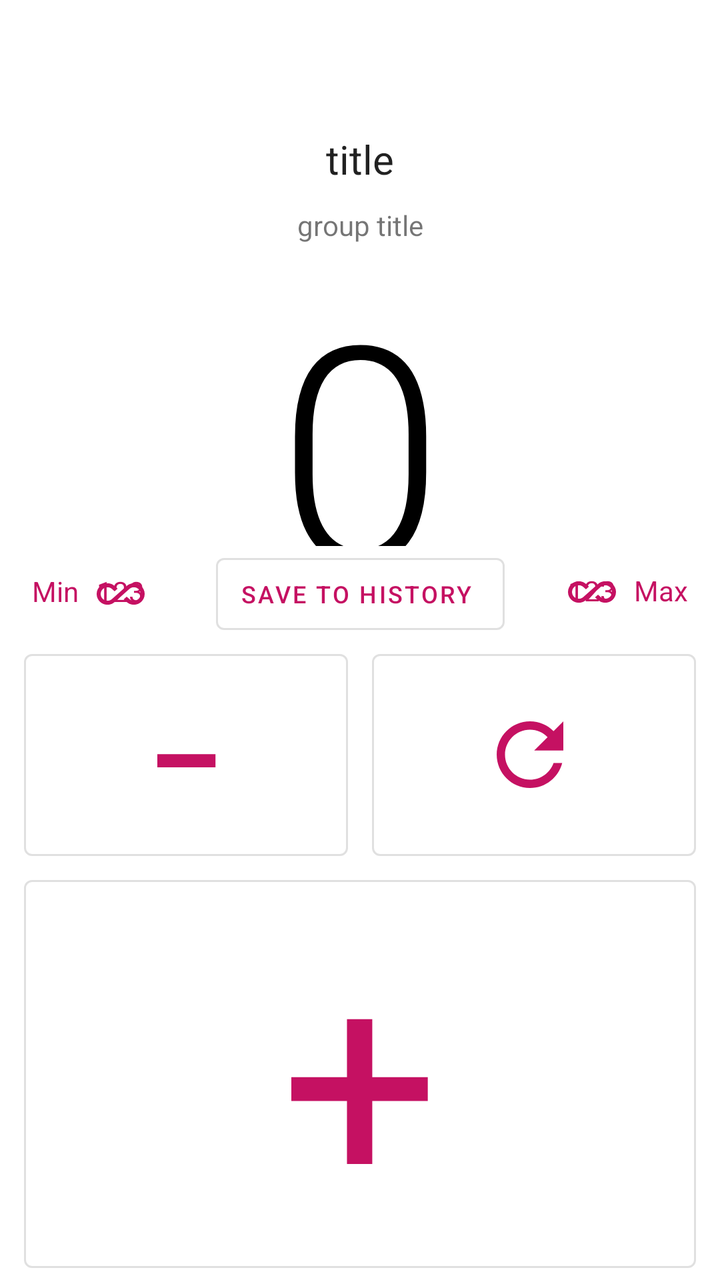
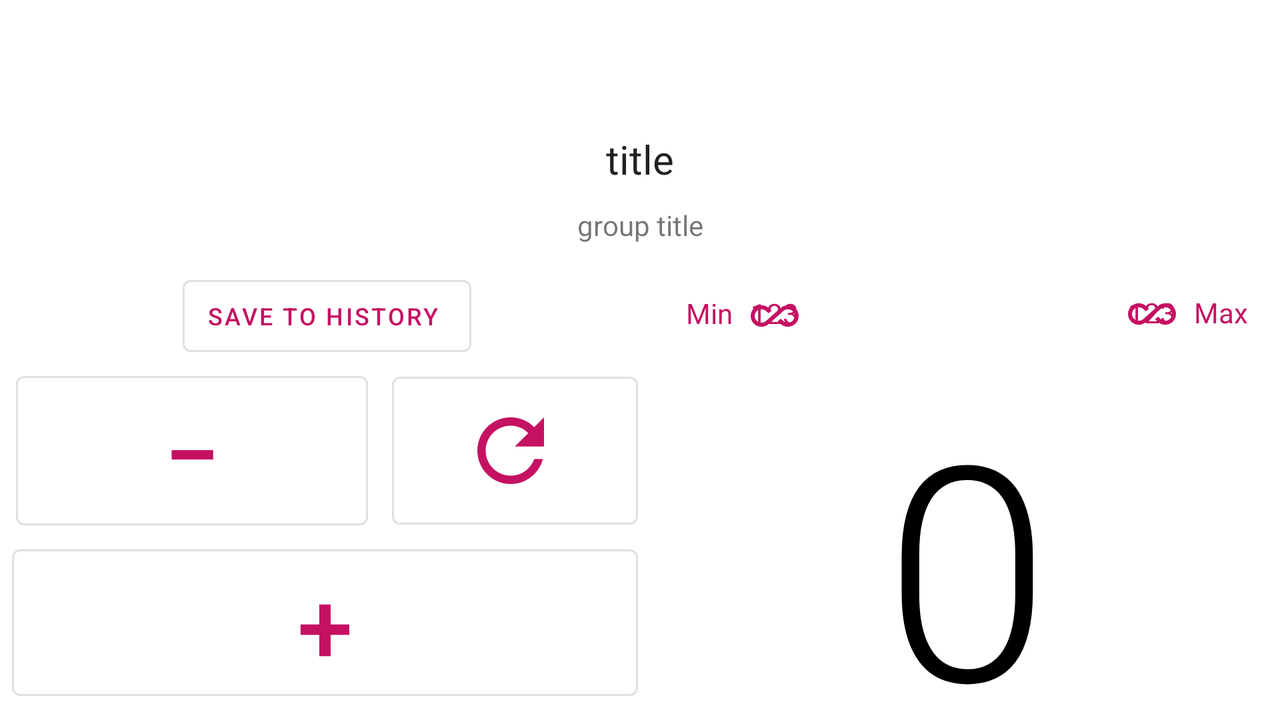

The same Android screen from two of the app's own layout files: first res/layout/ as a phone draws it, then the repository's variant for another configuration, drawn on a device whose configuration selects that folder. Both files follow.
<!-- AndroidManifest.xml: application theme AppTheme -->
<!-- res/layout/fragment_counter_left_hand.xml -->
<?xml version="1.0" encoding="utf-8"?>
<androidx.constraintlayout.widget.ConstraintLayout xmlns:android="http://schemas.android.com/apk/res/android"
    xmlns:app="http://schemas.android.com/apk/res-auto"
    xmlns:tools="http://schemas.android.com/tools"
    android:id="@+id/counterLayout"
    android:layout_width="match_parent"
    android:layout_height="match_parent"
    android:orientation="vertical"
    tools:context="com.vimalcvs.counter.Fragments.CounterFragment">

    <androidx.appcompat.widget.Toolbar
        android:id="@+id/counterActivity_toolbar"
        android:layout_width="match_parent"
        android:layout_height="wrap_content"
        android:background="?android:colorBackground"
        app:layout_constraintEnd_toEndOf="parent"
        app:layout_constraintStart_toStartOf="parent"
        app:layout_constraintTop_toTopOf="parent"/>

    <com.google.android.material.textview.MaterialTextView
        android:id="@+id/counterTitle"
        android:layout_width="match_parent"
        android:layout_height="wrap_content"
        android:ellipsize="end"
        android:gravity="center"
        android:maxLines="1"
        android:padding="10dp"
        android:textAppearance="@style/TextAppearance.AppCompat.Headline"
        android:textSize="20sp"
        app:layout_constraintEnd_toEndOf="parent"
        app:layout_constraintStart_toStartOf="parent"
        app:layout_constraintTop_toBottomOf="@+id/counterActivity_toolbar"
        tools:text="title" />


    <com.google.android.material.textview.MaterialTextView
        android:id="@+id/groupTitle"
        android:layout_width="match_parent"
        android:layout_height="wrap_content"
        android:gravity="center"
        app:layout_constraintEnd_toEndOf="parent"
        app:layout_constraintStart_toStartOf="parent"
        app:layout_constraintTop_toBottomOf="@+id/counterTitle"
        tools:text="group title" />

    <androidx.constraintlayout.widget.ConstraintLayout
        android:id="@+id/constraintLayout2"
        android:layout_width="match_parent"
        android:layout_height="wrap_content"
        android:orientation="horizontal"
        app:layout_constraintBottom_toTopOf="@+id/reset_value"
        app:layout_constraintEnd_toEndOf="parent"
        app:layout_constraintStart_toStartOf="parent">

        <TextView
            android:id="@+id/textView4"
            android:layout_width="wrap_content"
            android:layout_height="wrap_content"
            android:layout_marginStart="16dp"
            android:layout_marginTop="13dp"
            android:layout_marginBottom="16dp"
            android:text="@string/min"
            android:textColor="?colorAccent"
            app:layout_constraintBottom_toBottomOf="parent"
            app:layout_constraintStart_toStartOf="parent"
            app:layout_constraintTop_toTopOf="parent" />

        <androidx.appcompat.widget.AppCompatImageView
            android:id="@+id/iconAllInclusiveMin"
            android:layout_width="wrap_content"
            android:layout_height="wrap_content"
            android:layout_marginStart="9dp"
            android:layout_marginTop="12dp"
            android:layout_marginBottom="12dp"
            android:src="@drawable/ic_all_inclusive"
            app:layout_constraintBottom_toBottomOf="parent"
            app:layout_constraintStart_toEndOf="@+id/textView4"
            app:layout_constraintTop_toTopOf="parent" />

        <com.google.android.material.button.MaterialButton
            android:id="@+id/saveToHistoryButton"
            style="@style/Widget.MaterialComponents.Button.OutlinedButton.Icon"
            android:layout_width="wrap_content"
            android:layout_height="wrap_content"
            android:text="@string/saveToHistory"
            android:textSize="12sp"
            app:layout_constraintBottom_toBottomOf="parent"
            app:layout_constraintEnd_toEndOf="parent"
            app:layout_constraintStart_toStartOf="parent" />

        <com.google.android.material.textview.MaterialTextView
            android:id="@+id/textView"
            android:layout_width="wrap_content"
            android:layout_height="wrap_content"
            android:layout_marginTop="12dp"
            android:layout_marginEnd="16dp"
            android:layout_marginBottom="16dp"
            android:text="@string/max"
            android:textColor="?colorAccent"
            app:layout_constraintBottom_toBottomOf="parent"
            app:layout_constraintEnd_toEndOf="parent"
            app:layout_constraintTop_toTopOf="parent" />

        <androidx.appcompat.widget.AppCompatImageView
            android:id="@+id/iconAllInclusiveMax"
            android:layout_width="wrap_content"
            android:layout_height="wrap_content"
            android:layout_marginTop="11dp"
            android:layout_marginEnd="9dp"
            android:layout_marginBottom="13dp"
            android:src="@drawable/ic_all_inclusive"
            app:layout_constraintBottom_toBottomOf="parent"
            app:layout_constraintEnd_toStartOf="@+id/textView"
            app:layout_constraintTop_toTopOf="parent" />

        <com.google.android.material.textview.MaterialTextView
            android:id="@+id/minValue"
            android:layout_width="0dp"
            android:layout_height="wrap_content"
            android:layout_marginStart="9dp"
            android:ellipsize="end"
            android:gravity="start"
            android:singleLine="true"
            android:textColor="?colorAccent"
            android:visibility="gone"
            app:layout_constraintBottom_toBottomOf="@+id/textView4"
            app:layout_constraintEnd_toStartOf="@+id/saveToHistoryButton"
            app:layout_constraintStart_toEndOf="@+id/textView4"
            tools:text="123"
            tools:visibility="visible" />

        <com.google.android.material.textview.MaterialTextView
            android:id="@+id/maxValue"
            android:layout_width="0dp"
            android:layout_height="wrap_content"
            android:layout_marginEnd="9dp"
            android:ellipsize="end"
            android:gravity="end"
            android:singleLine="true"
            android:textColor="?colorAccent"
            android:visibility="gone"
            app:layout_constraintBottom_toBottomOf="@+id/textView"
            app:layout_constraintEnd_toStartOf="@+id/textView"
            app:layout_constraintStart_toEndOf="@+id/saveToHistoryButton"
            tools:text="123"
            tools:visibility="visible" />

    </androidx.constraintlayout.widget.ConstraintLayout>

    <com.google.android.material.button.MaterialButton
        android:id="@+id/reset_value"
        style="@style/Widget.MaterialComponents.Button.OutlinedButton"
        android:layout_width="0dp"
        android:layout_height="0dp"
        android:layout_marginStart="6dp"
        android:layout_marginEnd="12dp"
        app:icon="@drawable/ic_refresh"
        app:iconGravity="textStart"
        app:layout_constraintBottom_toTopOf="@+id/inc_value"
        app:layout_constraintEnd_toEndOf="parent"
        app:layout_constraintStart_toEndOf="@+id/dec_value"
        app:layout_constraintTop_toTopOf="@+id/dec_value" />

    <com.google.android.material.button.MaterialButton
        android:id="@+id/dec_value"
        style="@style/Widget.MaterialComponents.Button.OutlinedButton"
        android:layout_width="0dp"
        android:layout_height="wrap_content"
        android:layout_marginStart="12dp"
        android:layout_marginEnd="6dp"
        android:clickable="true"
        android:focusable="true"
        android:text="−"
        android:textAppearance="@style/TextAppearance.AppCompat.Body2"
        android:textColor="?colorAccent"
        android:textSize="70sp"
        app:layout_constraintBottom_toTopOf="@+id/inc_value"
        app:layout_constraintEnd_toStartOf="@+id/reset_value"
        app:layout_constraintStart_toStartOf="parent" />

    <com.google.android.material.button.MaterialButton
        android:id="@+id/inc_value"
        style="@style/Widget.MaterialComponents.Button.OutlinedButton"
        android:layout_width="match_parent"
        android:layout_height="wrap_content"
        android:layout_marginStart="12dp"
        android:layout_marginEnd="12dp"
        android:clickable="true"
        android:focusable="true"
        android:gravity="center"
        android:hapticFeedbackEnabled="true"
        android:soundEffectsEnabled="true"
        android:text="+"
        android:textAppearance="@style/TextAppearance.AppCompat.Headline"
        android:textColor="?colorAccent"
        android:textSize="140sp"
        app:layout_constraintBottom_toBottomOf="parent"
        app:layout_constraintEnd_toEndOf="parent"
        app:layout_constraintStart_toStartOf="parent" />

    <TextView
        android:id="@+id/value"
        android:layout_width="match_parent"
        android:layout_height="0dp"
        android:layout_weight="1"
        android:gravity="center"
        android:textAppearance="@style/TextAppearance.MaterialComponents.Headline2"
        android:textColor="@color/counterValueColor"
        app:layout_constraintBottom_toTopOf="@+id/constraintLayout2"
        app:layout_constraintEnd_toEndOf="parent"
        app:layout_constraintStart_toStartOf="parent"
        app:layout_constraintTop_toBottomOf="@+id/groupTitle"
        tools:text="0"
        tools:textSize="150sp" />

</androidx.constraintlayout.widget.ConstraintLayout>
<!-- resources referenced by this layout -->
<resources>
  <color name="counterValueColor">#000000</color>
  <!-- drawable ic_all_inclusive (drawable) -->
  <vector xmlns:android="http://schemas.android.com/apk/res/android"
      android:width="24dp"
      android:height="24dp"
      android:viewportWidth="24"
      android:viewportHeight="24">
    <path
        android:fillColor="?colorAccent"
        android:pathData="M18.6,6.62c-1.44,0 -2.8,0.56 -3.77,1.53L7.8,14.39c-0.64,0.64 -1.49,0.99 -2.4,0.99 -1.87,0 -3.39,-1.51 -3.39,-3.38S3.53,8.62 5.4,8.62c0.91,0 1.76,0.35 2.44,1.03l1.13,1 1.51,-1.34L9.22,8.2C8.2,7.18 6.84,6.62 5.4,6.62 2.42,6.62 0,9.04 0,12s2.42,5.38 5.4,5.38c1.44,0 2.8,-0.56 3.77,-1.53L13.51,12l2.69,-2.39c0.64,-0.64 1.49,-0.99 2.4,-0.99 1.87,0 3.39,1.51 3.39,3.38s-1.52,3.38 -3.39,3.38c-0.9,0 -1.76,-0.35 -2.44,-1.03l-1.14,-1.01 -1.51,1.34 1.27,1.12c1.02,1.01 2.37,1.57 3.82,1.57 2.98,0 5.4,-2.41 5.4,-5.38s-2.42,-5.37 -5.4,-5.37z"/>
  </vector>
  <!-- drawable ic_refresh (drawable) -->
  <vector xmlns:android="http://schemas.android.com/apk/res/android"
          android:width="50dp"
          android:height="50dp"
          android:viewportWidth="24.0"
          android:viewportHeight="24.0">
      <path
          android:fillColor="?colorAccent"
          android:pathData="M17.65,6.35C16.2,4.9 14.21,4 12,4c-4.42,0 -7.99,3.58 -7.99,8s3.57,8 7.99,8c3.73,0 6.84,-2.55 7.73,-6h-2.08c-0.82,2.33 -3.04,4 -5.65,4 -3.31,0 -6,-2.69 -6,-6s2.69,-6 6,-6c1.66,0 3.14,0.69 4.22,1.78L13,11h7V4l-2.35,2.35z"/>
  </vector>
  <string name="max">Max</string>
  <string name="min">Min</string>
  <string name="saveToHistory">Save to history</string>
  <style name="AppTheme" parent="Theme.MaterialComponents.DayNight.NoActionBar">
          
          <item name="colorPrimary">@color/colorPrimary</item>
          <item name="colorPrimaryDark">@color/colorPrimaryDark</item>
          <item name="colorAccent">@color/colorAccent</item>
          <item name="android:textColorSecondary">@color/colorPrimary</item>
          <item name="android:statusBarColor" tools:ignore="NewApi">?colorSurface</item>
          <item name="android:windowLightStatusBar" tools:ignore="NewApi">?colorSurface</item>
      </style>
  <color name="colorPrimary">#FFC51162</color>
  <color name="colorPrimaryDark">#66FF7AB6</color>
  <color name="colorAccent">#FFC51162</color>
</resources>
<!-- res/layout-land/fragment_counter_left_hand.xml (the repository's variant of the layout above) -->
<!-- drawn on the phone turned sideways -->
<?xml version="1.0" encoding="utf-8"?>
<androidx.constraintlayout.widget.ConstraintLayout xmlns:android="http://schemas.android.com/apk/res/android"
    xmlns:app="http://schemas.android.com/apk/res-auto"
    xmlns:tools="http://schemas.android.com/tools"
    android:id="@+id/counterLayout"
    android:layout_width="match_parent"
    android:layout_height="match_parent"
    android:orientation="vertical"
    tools:context="com.vimalcvs.counter.Fragments.CounterFragment">


    <androidx.appcompat.widget.Toolbar
        android:id="@+id/counterActivity_toolbar"
        android:layout_width="match_parent"
        android:layout_height="56dp"
        android:background="?android:colorBackground"
        app:layout_constraintEnd_toEndOf="parent"
        app:layout_constraintStart_toStartOf="parent"
        app:layout_constraintTop_toTopOf="parent" />

    <com.google.android.material.textview.MaterialTextView
        android:id="@+id/counterTitle"
        android:layout_width="match_parent"
        android:layout_height="wrap_content"
        android:ellipsize="end"
        android:gravity="center"
        android:maxLines="1"
        android:padding="10dp"
        android:textAppearance="@style/TextAppearance.AppCompat.Headline"
        android:textSize="20sp"
        app:layout_constraintEnd_toEndOf="parent"
        app:layout_constraintStart_toStartOf="parent"
        app:layout_constraintTop_toBottomOf="@+id/counterActivity_toolbar"
        tools:text="title" />

    <com.google.android.material.textview.MaterialTextView
        android:id="@+id/value"
        android:layout_width="0dp"
        android:layout_height="0dp"
        android:layout_weight="1"
        android:gravity="center"
        android:textAppearance="@style/TextAppearance.MaterialComponents.Headline2"
        android:textColor="@color/counterValueColor"
        android:textSize="150sp"
        app:layout_constraintBottom_toBottomOf="parent"
        app:layout_constraintEnd_toEndOf="parent"
        app:layout_constraintHorizontal_bias="0.5"
        app:layout_constraintStart_toEndOf="@+id/inc_value"
        app:layout_constraintTop_toBottomOf="@+id/constraintLayout"
        tools:text="0" />

    <androidx.constraintlayout.widget.ConstraintLayout
        android:id="@+id/constraintLayout"
        android:layout_width="0dp"
        android:layout_height="wrap_content"
        android:layout_marginTop="12dp"
        android:orientation="horizontal"
        app:layout_constraintEnd_toEndOf="parent"
        app:layout_constraintStart_toStartOf="@+id/value"
        app:layout_constraintTop_toBottomOf="@+id/groupTitle">

        <com.google.android.material.textview.MaterialTextView
            android:id="@+id/textView4"
            android:layout_width="wrap_content"
            android:layout_height="wrap_content"
            android:layout_marginStart="16dp"
            android:layout_marginTop="13dp"
            android:layout_marginBottom="16dp"
            android:textColor="?colorAccent"
            app:layout_constraintBottom_toBottomOf="parent"
            app:layout_constraintStart_toStartOf="parent"
            app:layout_constraintTop_toTopOf="parent"
            android:text="Min" />

        <androidx.appcompat.widget.AppCompatImageView
            android:id="@+id/iconAllInclusiveMin"
            android:layout_width="wrap_content"
            android:layout_height="wrap_content"
            android:layout_marginStart="9dp"
            android:layout_marginTop="12dp"
            android:layout_marginBottom="12dp"
            android:src="@drawable/ic_all_inclusive"
            app:layout_constraintBottom_toBottomOf="parent"
            app:layout_constraintStart_toEndOf="@+id/textView4"
            app:layout_constraintTop_toTopOf="parent" />

        <com.google.android.material.textview.MaterialTextView
            android:id="@+id/textView"
            android:layout_width="wrap_content"
            android:layout_height="wrap_content"
            android:layout_marginTop="12dp"
            android:layout_marginEnd="16dp"
            android:layout_marginBottom="16dp"
            android:textColor="?colorAccent"
            app:layout_constraintBottom_toBottomOf="parent"
            app:layout_constraintEnd_toEndOf="parent"
            app:layout_constraintTop_toTopOf="parent"
            android:text="Max" />

        <androidx.appcompat.widget.AppCompatImageView
            android:id="@+id/iconAllInclusiveMax"
            android:layout_width="wrap_content"
            android:layout_height="wrap_content"
            android:layout_marginTop="11dp"
            android:layout_marginEnd="9dp"
            android:layout_marginBottom="13dp"
            android:src="@drawable/ic_all_inclusive"
            app:layout_constraintBottom_toBottomOf="parent"
            app:layout_constraintEnd_toStartOf="@+id/textView"
            app:layout_constraintTop_toTopOf="parent" />

        <com.google.android.material.textview.MaterialTextView
            android:id="@+id/minValue"
            android:layout_width="0dp"
            android:layout_height="wrap_content"
            android:layout_marginStart="9dp"
            android:ellipsize="end"
            android:gravity="start"
            android:singleLine="true"
            android:textColor="?colorAccent"
            android:visibility="gone"
            app:layout_constraintBottom_toBottomOf="@+id/textView4"
            app:layout_constraintStart_toEndOf="@+id/textView4"
            tools:text="123"
            tools:visibility="visible" />

        <com.google.android.material.textview.MaterialTextView
            android:id="@+id/maxValue"
            android:layout_width="0dp"
            android:layout_height="wrap_content"
            android:layout_marginEnd="9dp"
            android:ellipsize="end"
            android:gravity="end"
            android:singleLine="true"
            android:textColor="?colorAccent"
            android:visibility="gone"
            app:layout_constraintBottom_toBottomOf="@+id/textView"
            app:layout_constraintEnd_toStartOf="@+id/textView"
            tools:text="123"
            tools:visibility="visible" />

    </androidx.constraintlayout.widget.ConstraintLayout>

    <com.google.android.material.button.MaterialButton
        android:id="@+id/reset_value"
        style="@style/Widget.MaterialComponents.Button.OutlinedButton"
        android:layout_width="0dp"
        android:layout_height="86dp"
        android:layout_marginStart="6dp"
        android:layout_marginEnd="8dp"
        app:icon="@drawable/ic_refresh"
        app:iconGravity="textStart"
        app:layout_constraintBottom_toTopOf="@+id/inc_value"
        app:layout_constraintEnd_toStartOf="@+id/value"
        app:layout_constraintHorizontal_bias="0.5"
        app:layout_constraintStart_toEndOf="@+id/dec_value"
        app:layout_constraintTop_toBottomOf="@+id/saveToHistoryButton" />

    <com.google.android.material.button.MaterialButton
        android:id="@+id/dec_value"
        style="@style/Widget.MaterialComponents.Button.OutlinedButton"
        android:layout_width="176dp"
        android:layout_height="wrap_content"
        android:layout_marginStart="8dp"
        android:layout_marginEnd="6dp"
        android:gravity="center"
        android:text="−"
        android:textAppearance="@style/TextAppearance.AppCompat.Body2"
        android:textColor="?colorAccent"
        android:textSize="50sp"
        app:layout_constraintEnd_toStartOf="@+id/reset_value"
        app:layout_constraintHorizontal_bias="0.5"
        app:layout_constraintStart_toStartOf="parent"
        app:layout_constraintTop_toBottomOf="@+id/saveToHistoryButton" />

    <com.google.android.material.button.MaterialButton
        android:id="@+id/inc_value"
        style="@style/Widget.MaterialComponents.Button.OutlinedButton"
        android:layout_width="0dp"
        android:layout_height="0dp"
        android:layout_marginStart="6dp"
        android:layout_marginEnd="8dp"
        android:layout_marginBottom="6dp"
        android:gravity="center"
        android:text="+"
        android:textColor="?colorAccent"
        android:textSize="50sp"
        app:layout_constraintBottom_toBottomOf="parent"
        app:layout_constraintEnd_toStartOf="@+id/value"
        app:layout_constraintHorizontal_bias="0.5"
        app:layout_constraintStart_toStartOf="parent"
        app:layout_constraintTop_toBottomOf="@+id/dec_value" />

    <com.google.android.material.textview.MaterialTextView
        android:id="@+id/groupTitle"
        android:layout_width="match_parent"
        android:layout_height="wrap_content"
        android:gravity="center"
        app:layout_constraintEnd_toEndOf="parent"
        app:layout_constraintStart_toStartOf="parent"
        app:layout_constraintTop_toBottomOf="@+id/counterTitle"
        tools:text="group title" />

    <com.google.android.material.button.MaterialButton
        android:id="@+id/saveToHistoryButton"
        style="@style/Widget.MaterialComponents.Button.OutlinedButton.Icon"
        android:layout_width="wrap_content"
        android:layout_height="wrap_content"
        android:text="@string/saveToHistory"
        android:textSize="12sp"
        app:layout_constraintBottom_toTopOf="@+id/value"
        app:layout_constraintEnd_toStartOf="@+id/constraintLayout"
        app:layout_constraintStart_toStartOf="parent"
        app:layout_constraintTop_toTopOf="@+id/constraintLayout" />

</androidx.constraintlayout.widget.ConstraintLayout>
<!-- resources referenced by the variant -->
<!-- as the phone turned sideways resolves them -->
<resources>
  <color name="counterValueColor">#000000</color>
  <!-- drawable ic_all_inclusive (drawable) -->
  <vector xmlns:android="http://schemas.android.com/apk/res/android"
      android:width="24dp"
      android:height="24dp"
      android:viewportWidth="24"
      android:viewportHeight="24">
    <path
        android:fillColor="?colorAccent"
        android:pathData="M18.6,6.62c-1.44,0 -2.8,0.56 -3.77,1.53L7.8,14.39c-0.64,0.64 -1.49,0.99 -2.4,0.99 -1.87,0 -3.39,-1.51 -3.39,-3.38S3.53,8.62 5.4,8.62c0.91,0 1.76,0.35 2.44,1.03l1.13,1 1.51,-1.34L9.22,8.2C8.2,7.18 6.84,6.62 5.4,6.62 2.42,6.62 0,9.04 0,12s2.42,5.38 5.4,5.38c1.44,0 2.8,-0.56 3.77,-1.53L13.51,12l2.69,-2.39c0.64,-0.64 1.49,-0.99 2.4,-0.99 1.87,0 3.39,1.51 3.39,3.38s-1.52,3.38 -3.39,3.38c-0.9,0 -1.76,-0.35 -2.44,-1.03l-1.14,-1.01 -1.51,1.34 1.27,1.12c1.02,1.01 2.37,1.57 3.82,1.57 2.98,0 5.4,-2.41 5.4,-5.38s-2.42,-5.37 -5.4,-5.37z"/>
  </vector>
  <!-- drawable ic_refresh (drawable) -->
  <vector xmlns:android="http://schemas.android.com/apk/res/android"
          android:width="50dp"
          android:height="50dp"
          android:viewportWidth="24.0"
          android:viewportHeight="24.0">
      <path
          android:fillColor="?colorAccent"
          android:pathData="M17.65,6.35C16.2,4.9 14.21,4 12,4c-4.42,0 -7.99,3.58 -7.99,8s3.57,8 7.99,8c3.73,0 6.84,-2.55 7.73,-6h-2.08c-0.82,2.33 -3.04,4 -5.65,4 -3.31,0 -6,-2.69 -6,-6s2.69,-6 6,-6c1.66,0 3.14,0.69 4.22,1.78L13,11h7V4l-2.35,2.35z"/>
  </vector>
  <string name="saveToHistory">Save to history</string>
  <style name="AppTheme" parent="Theme.MaterialComponents.DayNight.NoActionBar">
          
          <item name="colorPrimary">@color/colorPrimary</item>
          <item name="colorPrimaryDark">@color/colorPrimaryDark</item>
          <item name="colorAccent">@color/colorAccent</item>
          <item name="android:textColorSecondary">@color/colorPrimary</item>
          <item name="android:statusBarColor" tools:ignore="NewApi">?colorSurface</item>
          <item name="android:windowLightStatusBar" tools:ignore="NewApi">?colorSurface</item>
      </style>
  <color name="colorPrimary">#FFC51162</color>
  <color name="colorPrimaryDark">#66FF7AB6</color>
  <color name="colorAccent">#FFC51162</color>
</resources>
